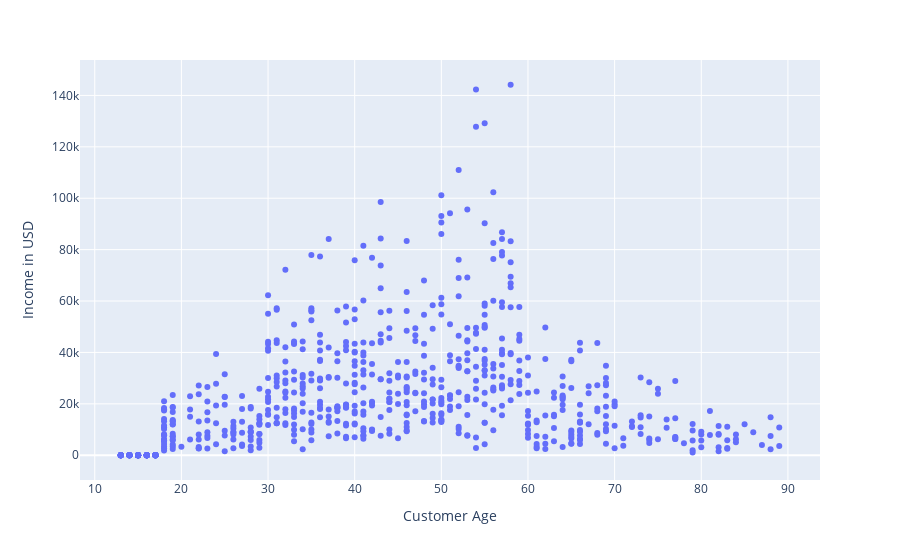

Notebook cell for this chart:
### Code cell
fig = px.scatter(df, x='age',y='income',labels={'income':'Income in USD', 'age': 'Customer Age'})
fig.show()

### Figure 1 — Plotly figure (JSON) as saved in the notebook; plotly's stock layout.template omitted (floating-point values rounded to 4 significant figures; data arrays with more than 128 entries replaced by an {"elided": "..."} marker saying what was removed)
{"data": [{"hovertemplate": "Customer Age=%{x}<br>Income in USD=%{y}<extra></extra>", "legendgroup": "", "marker": {"color": "#636efa", "symbol": "circle"}, "mode": "markers", "name": "", "orientation": "v", "showlegend": false, "type": "scatter", "x": {"elided": "747 int values"}, "xaxis": "x", "y": {"elided": "747 int values"}, "yaxis": "y"}], "layout": {"autosize": true, "legend": {"tracegroupgap": 0}, "margin": {"t": 60}, "xaxis": {"anchor": "y", "autorange": true, "domain": [0, 1], "range": [8.516, 93.48], "title": {"text": "Customer Age"}, "type": "linear"}, "yaxis": {"anchor": "x", "autorange": true, "domain": [0, 1], "range": [-10220.0, 154400.0], "title": {"text": "Income in USD"}, "type": "linear"}}}
